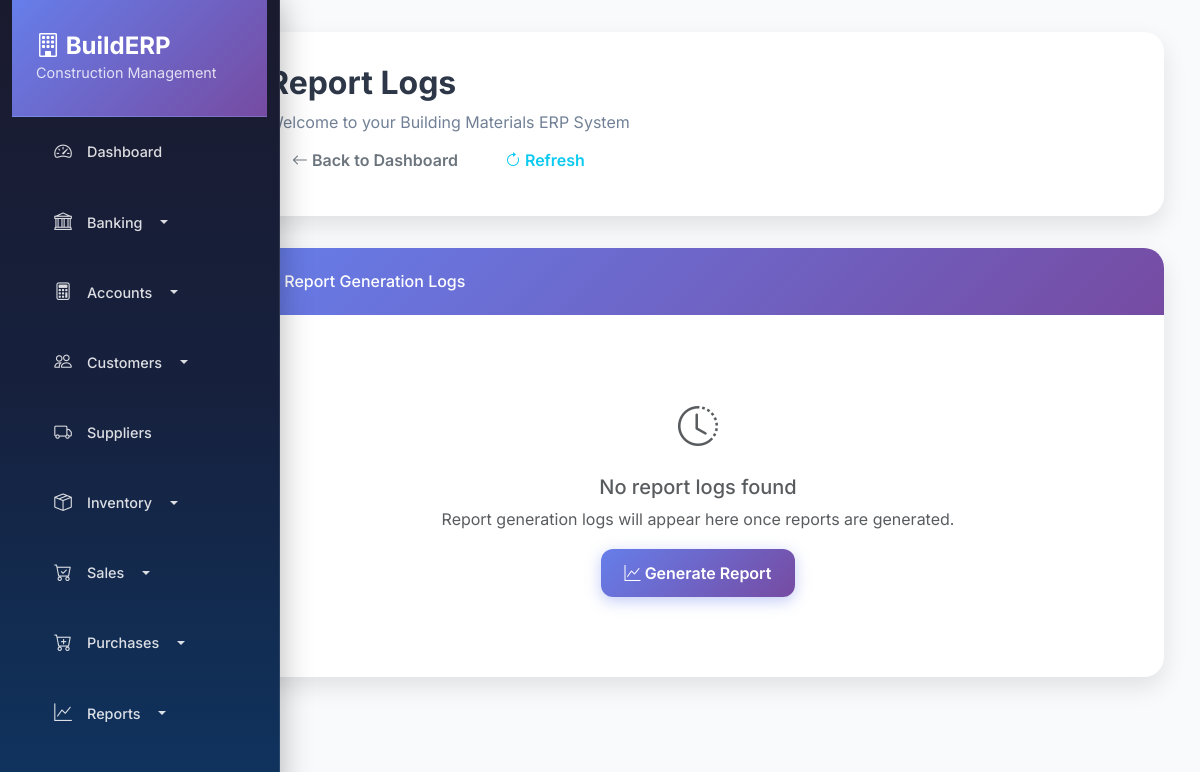
Before: /reports/logs/ with the older database file.
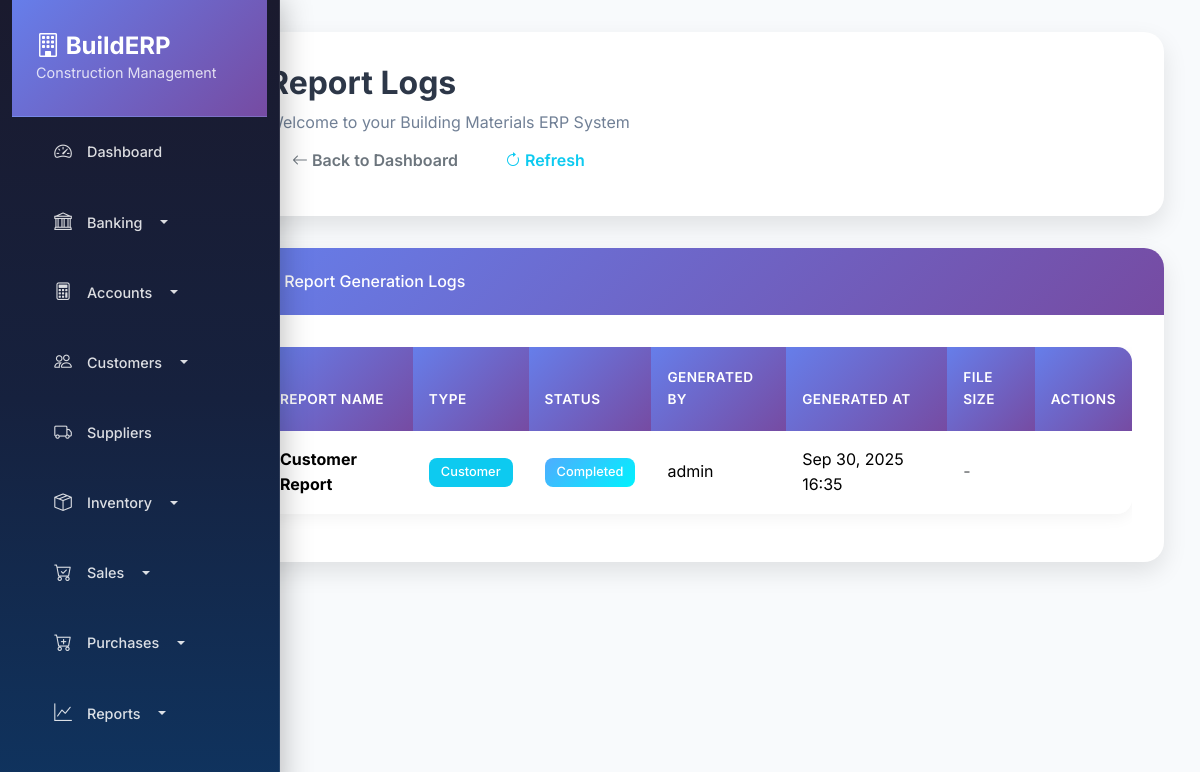
After: the same page with the newer database file.
### reports/models.py (models this page shows, shortened)
class ReportLog(models.Model):
    STATUS_CHOICES = [
        ('pending', 'Pending'),
        ('generating', 'Generating'),
        ('completed', 'Completed'),
        ('failed', 'Failed'),
    ]
    report_name = models.CharField(max_length=200)
    report_type = models.CharField(max_length=50)
    status = models.CharField(max_length=20, choices=STATUS_CHOICES, default='pending')
    file_path = models.CharField(max_length=500, blank=True)
    file_size = models.BigIntegerField(null=True, blank=True)
    generated_by = models.ForeignKey(User, on_delete=models.SET_NULL, null=True)
    generated_at = models.DateTimeField(auto_now_add=True)
    parameters = models.JSONField(default=dict, blank=True)
    error_message = models.TextField(blank=True)
    class Meta:
        verbose_name = "Report Log"
        verbose_name_plural = "Report Logs"
        ordering = ['-generated_at']

### reports/views.py (the view)
# urls.py: path('logs/', views.ReportLogListView.as_view(), name='log_list'),
class ReportLogListView(ListView):
    model = ReportLog
    template_name = 'reports/log_list.html'
    context_object_name = 'logs'
    paginate_by = 20

### templates/reports/log_list.html (shortened to what this page needs)
{% extends 'base.html' %}
{% block page_title %}Report Logs{% endblock %}
{% block page_actions %}
<div class="btn-group">
    <a href="{% url 'reports:dashboard' %}" class="btn btn-outline-secondary">
        <i class="bi bi-arrow-left"></i> Back to Dashboard
    </a>
    <button class="btn btn-outline-info" onclick="window.location.reload()">
        <i class="bi bi-arrow-clockwise"></i> Refresh
    </button>
</div>
{% endblock %}
{% block content %}
<div class="row">
    <div class="col-12">
        <div class="card">
            <div class="card-header">
                <h6 class="mb-0">
                    <i class="bi bi-clock-history"></i>
                    Report Generation Logs
                </h6>
            </div>
            <div class="card-body">
                {% if logs %}
                <div class="table-responsive">
                    <table class="table table-hover">
                        <thead class="table-dark">
                            <tr>
                                <th>Report Name</th>
                                <th>Type</th>
                                <th>Status</th>
                                <th>Generated By</th>
                                <th>Generated At</th>
                                <th>File Size</th>
                                <th>Actions</th>
                            </tr>
                        </thead>
                        <tbody>
                            {% for log in logs %}
                            <tr>
                                <td>
                                    <strong>{{ log.report_name }}</strong>
                                </td>
                                <td>
                                    <span class="badge bg-info">{{ log.report_type|title }}</span>
                                </td>
                                <td>
                                    {% if log.status == 'completed' %}
                                        <span class="badge bg-success">Completed</span>
                                    {% elif log.status == 'failed' %}
                                        <span class="badge bg-danger">Failed</span>
                                    {% elif log.status == 'generating' %}
                                        <span class="badge bg-warning">Generating</span>
                                    {% else %}
                                        <span class="badge bg-secondary">Pending</span>
                                    {% endif %}
                                </td>
                                <td>{{ log.generated_by.get_full_name|default:log.generated_by.username }}</td>
                                <td>{{ log.generated_at|date:"M d, Y H:i" }}</td>
                                <td>
                                    {% if log.file_size %}
                                        {{ log.file_size|filesizeformat }}
                                    {% else %}
                                        <span class="text-muted">-</span>
                                    {% endif %}
                                </td>
                                <td>
                                </td>
                            </tr>
                            {% endfor %}
                        </tbody>
                    </table>
                </div>
                {% else %}
                <div class="text-center py-5">
                    <i class="bi bi-clock-history fs-1 text-muted"></i>
                    <h5 class="text-muted mt-3">No report logs found</h5>
                    <p class="text-muted">Report generation logs will appear here once reports are generated.</p>
                    <a href="{% url 'reports:dashboard' %}" class="btn btn-primary">
                        <i class="bi bi-graph-up"></i> Generate Report
                    </a>
                </div>
                {% endif %}
            </div>
        </div>
    </div>
</div>
{% endblock %}

Changed rows visible on the page:
added ReportLog: report_name "Customer Report", report_type "Customer", status "Completed", generated_by.get_full_name "admin", generated_at "Sep 30, 2025 16:35"
Other visible differences:
text no longer shown: "No report logs found Report generation logs will appear here once reports are generated. Generate Report"
text now shown: "REPORT NAME TYPE STATUS GENERATED BY GENERATED AT FILE SIZE ACTIONS"
